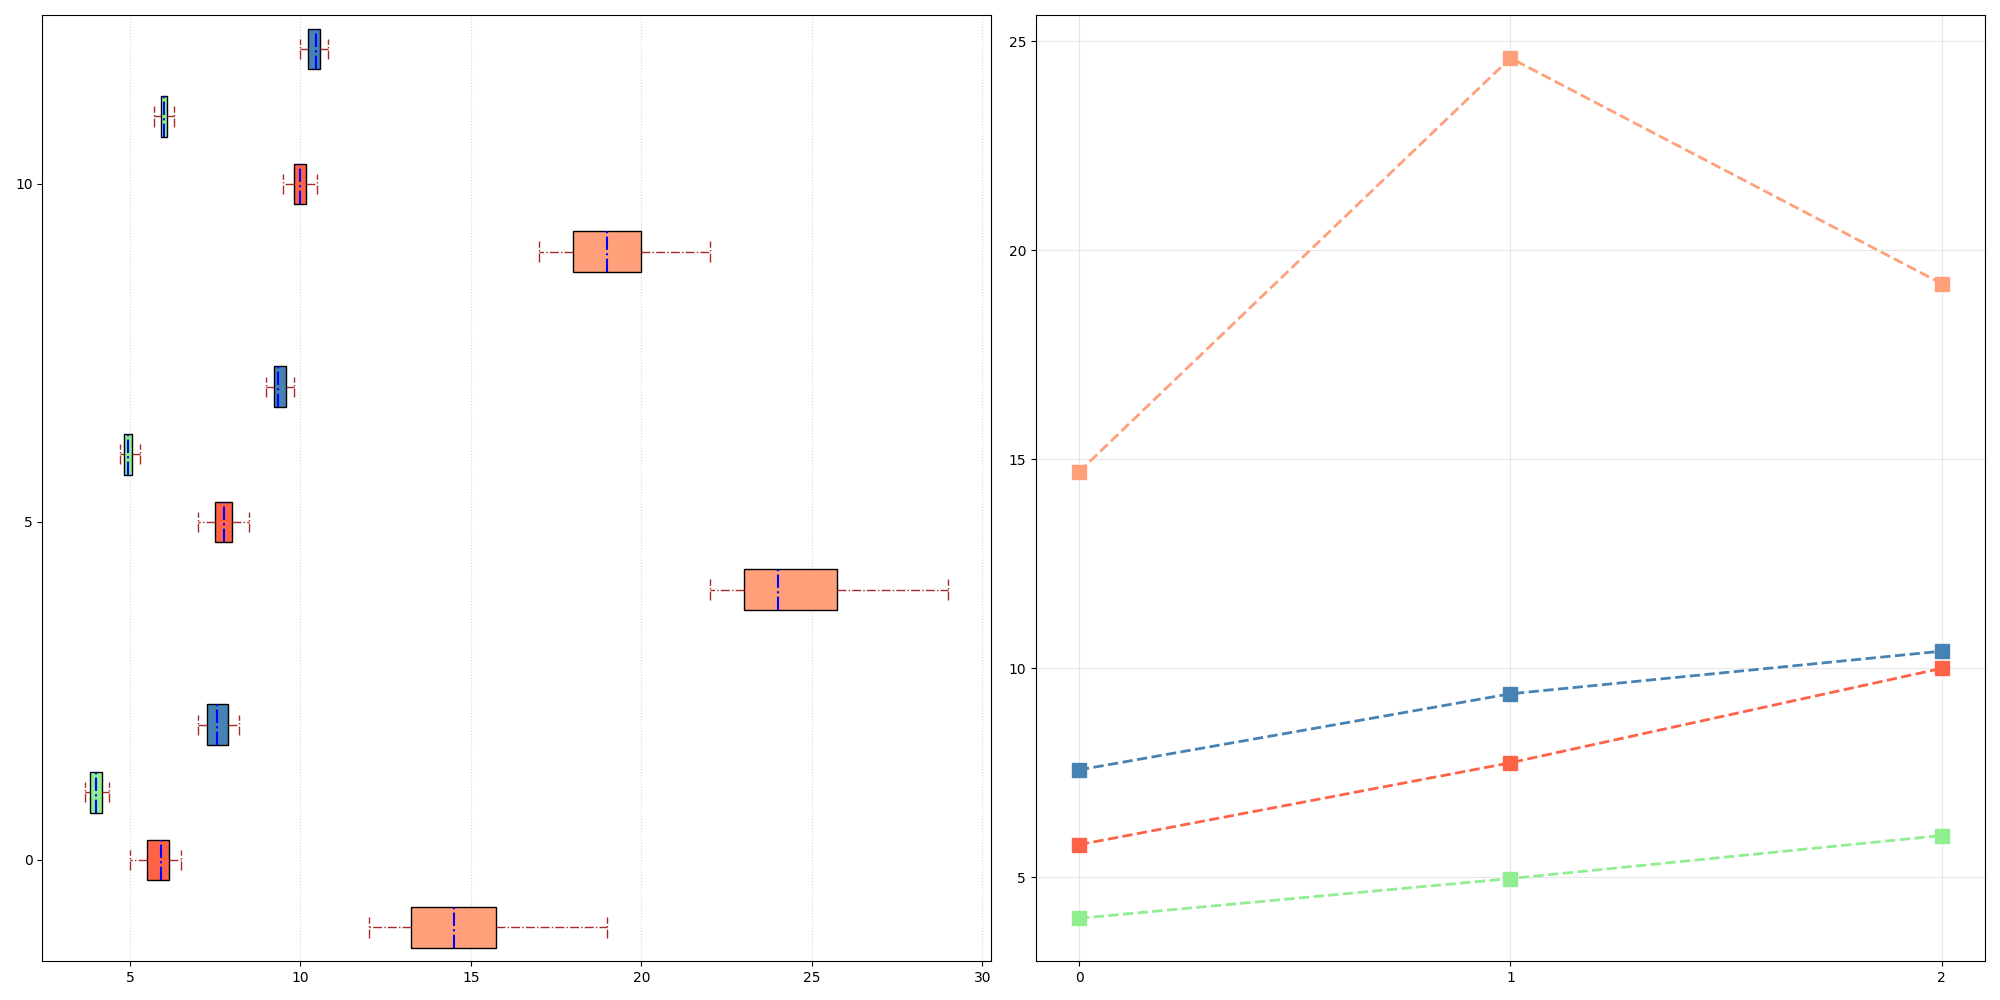

This figure's Python source:
import matplotlib.pyplot as plt
import numpy as np

# Data for crop yields (in kg) over three seasons: spring, summer, and autumn
tomato_yields = [
    [12, 15, 14, 13, 12, 16, 17, 19, 14, 15],  # Spring
    [22, 24, 23, 25, 22, 28, 29, 26, 24, 23],  # Summer
    [18, 19, 20, 17, 19, 18, 21, 22, 20, 18]   # Autumn
]

carrot_yields = [
    [5, 6, 5.5, 6.2, 6.5, 5.8, 6.3, 5, 5.5, 6],  # Spring
    [7, 7.5, 8, 7.8, 7.5, 7.2, 8.5, 8, 7.7, 8.2], # Summer
    [10, 9.8, 10.2, 9.5, 10, 10.1, 9.7, 10.3, 10.5, 9.9]  # Autumn
]

lettuce_yields = [
    [4, 3.8, 4.2, 4.1, 4, 3.9, 4.3, 3.7, 4.4, 3.8],  # Spring
    [5, 4.8, 4.9, 5.2, 4.9, 4.7, 5.3, 5, 5.1, 4.8],  # Summer
    [6, 5.8, 6.1, 5.9, 6, 5.7, 6.2, 5.9, 6.3, 6.1]   # Autumn
]

broccoli_yields = [
    [7, 7.5, 8, 7.2, 7.1, 7.8, 8.2, 7.4, 7.9, 7.6],  # Spring
    [9, 9.2, 9.5, 9.3, 9.1, 9.7, 9.4, 9.8, 9.6, 9.3],  # Summer
    [10, 10.5, 10.1, 10.4, 10.7, 10.2, 10.6, 10.8, 10.3, 10.5] # Autumn
]

data = [tomato_yields, carrot_yields, lettuce_yields, broccoli_yields]
seasons = ["Spring", "Summer", "Autumn"]
colors = ['#FFA07A', '#FF6347', '#90EE90', '#4682B4']  # Colors for different crops

fig, axes = plt.subplots(1, 2, figsize=(20, 10))
positions = np.array(range(len(seasons))) * 5

# Horizontal Box Plot
for i, yields in enumerate(data):
    pos = positions + i
    bp = axes[0].boxplot(yields, positions=pos, widths=0.6, patch_artist=True, notch=False, vert=False)
    for patch in bp['boxes']:
        patch.set_facecolor(colors[i])
    for whisker in bp['whiskers']:
        whisker.set(color='brown', linestyle='-.', linewidth=1)
    for cap in bp['caps']:
        cap.set(color='brown', linestyle='-.', linewidth=1)
    for median in bp['medians']:
        median.set(color='blue', linewidth=1.5, linestyle='-.')

axes[0].set_yticks(positions + 1)
axes[0].grid(axis='x', linestyle=':', alpha=0.5)

# Line Plot for average yields
seasonal_averages = {
    'Spring': [
        np.mean(tomato_yields[0]),
        np.mean(carrot_yields[0]),
        np.mean(lettuce_yields[0]),
        np.mean(broccoli_yields[0])
    ],
    'Summer': [
        np.mean(tomato_yields[1]),
        np.mean(carrot_yields[1]),
        np.mean(lettuce_yields[1]),
        np.mean(broccoli_yields[1])
    ],
    'Autumn': [
        np.mean(tomato_yields[2]),
        np.mean(carrot_yields[2]),
        np.mean(lettuce_yields[2]),
        np.mean(broccoli_yields[2])
    ]
}

x_pos = np.arange(len(seasons))
average_values = [
    [season[0] for season in seasonal_averages.values()],  # Tomatoes
    [season[1] for season in seasonal_averages.values()],  # Carrots
    [season[2] for season in seasonal_averages.values()],  # Lettuce
    [season[3] for season in seasonal_averages.values()]   # Broccoli
]

for i in range(len(data)):
    axes[1].plot(x_pos, average_values[i], marker='s', linestyle='--', linewidth=2, markersize=10, color=colors[i])

axes[1].set_xticks(x_pos)
axes[1].grid(axis='both', linestyle='-', alpha=0.3)

plt.tight_layout()
plt.show()
